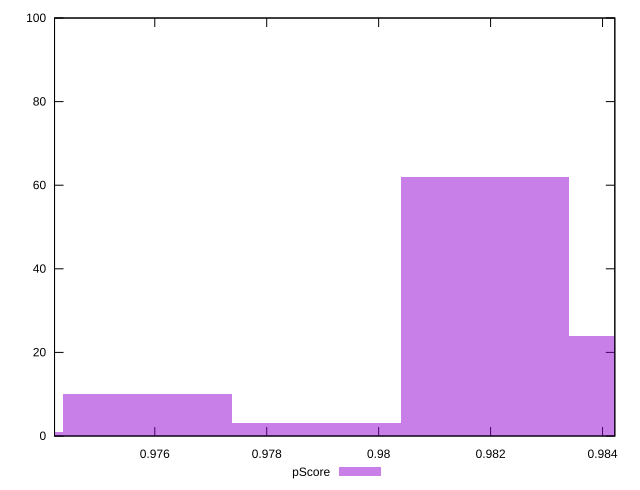

The script that saved this image:
reset

$pScore <<EOF
0.975874093577255 10
0.9818980077351392 62
0.9849099648140814 24
0.978886050656197 3
0.9728621364983128 1
EOF

set key outside below
set boxwidth 0.003011957078942145
set xrange [0.9742090796548524:0.984219478277748]
set yrange [0:100]
set trange [0:100]
set style fill transparent solid 0.5 noborder
set terminal svg size 640, 490 enhanced background rgb 'white'
set output "report_00009_2021-02-08T22-37-41.559Z/first-meaningful-paint/samples/pages+cached+noadtech+nomedia+nocss/pScore/histogram.svg"

plot $pScore title "pScore" with boxes

reset
